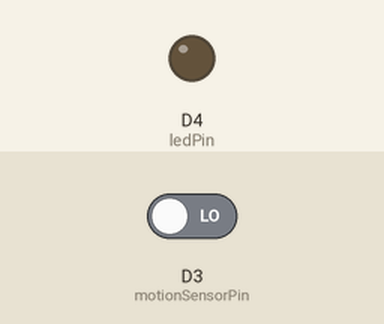
Bench run of a sketch on a simulated ESP8266 (NodeMCU). On the bench: output pins drawn as LEDs (lit = HIGH). The inputs (shaded band) are chosen by the test bench; at power-on: D3 (motionSensorPin) LOW. WiFi joins after 1.5 s; servers stay silent unless stated; what the sketch prints to the serial monitor is not drawn.

Above: at 3.0 s.
3.1 s: D3 (motionSensorPin) driven HIGH
At 4.5 s:
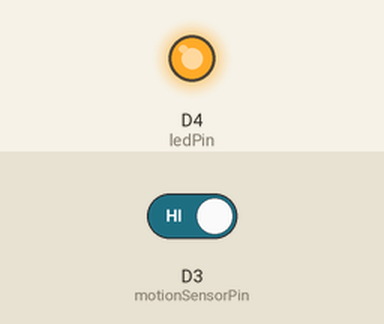
5.3 s: D3 (motionSensorPin) driven LOW
At 7.2 s:
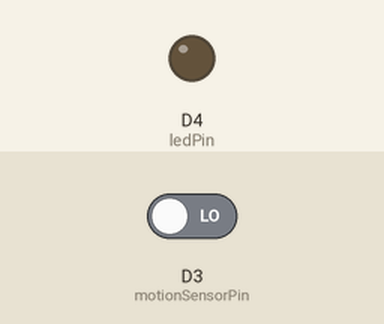
Timing chart, 0 to 8.7 s (numbered marks = the images above; inputs shaded):
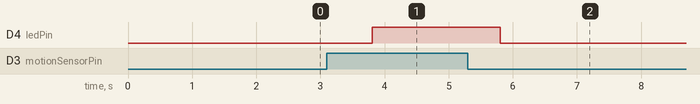

Measured:
- after the input at 3.1 s, D4 (ledPin): LOW → HIGH after 0.70 s
- after the input at 5.3 s, D4 (ledPin): HIGH → LOW after 0.50 s

The sketch:

Smart_lighting.ino
```cpp
#define BLYNK_PRINT Serial
#define BLYNK_TEMPLATE_ID "TMPL6W1h4pQ2q"
#define BLYNK_TEMPLATE_NAME "Quickstart Template"
#define BLYNK_AUTH_TOKEN "3ldRd1K64haCfdSHfnGUNKaeSi6ChPPV"

#include <ESP8266WiFi.h>
#include <BlynkSimpleEsp8266.h>
#include <Wire.h>
#include <Adafruit_Sensor.h>
#include <Adafruit_BME280.h>

char auth[] = "3ldRd1K64haCfdSHfnGUNKaeSi6ChPPV";
char ssid[] = "UiTiOt-E3.1";
char pass[] = "UiTiOtAP";


BlynkTimer timer;
const int motionSensorPin = D3; // Chân D3 cho cảm biến chuyển động
const int ledPin = D4; // Chân D4 cho đèn LED
int motionState = LOW;
int sec = 0;
unsigned long motionStartTime = 0;
const unsigned long motionTimeout = 1 * 60 * 1000; // 7 phút

void setup() {
  Serial.begin(115200);
  Blynk.begin(BLYNK_AUTH_TOKEN, ssid, pass);

  pinMode(motionSensorPin, INPUT);
  pinMode(ledPin, OUTPUT);

  //timer.setInterval(1000, checkMotionState);
}

void loop() {
  Blynk.run();
  checkMotionState();
  delay(1000);
}

/*BLYNK_WRITE(V1)
{
  //sec = param.asInt();
  Serial.print("Blynk.Cloud");

}*/
/*BLYNK_WRITE(V1) {
    sec = param.asInt();
}*/

void checkMotionState() {
  int newMotionState = digitalRead(motionSensorPin);

    if (newMotionState == 1) {
      // Phát hiện chuyển động, bật đèn
      digitalWrite(ledPin, HIGH);
      Serial.print("on");
      //Blynk.virtualWrite(V1, "Motion Detected!");
      //motionStartTime = millis(); // Ghi lại thời điểm bắt đầu phát hiện chuyển động
    } else {
      // Không có chuyển động, tắt đèn
      digitalWrite(ledPin, LOW);
      Serial.print("off");
      //Blynk.virtualWrite(V1, "No Motion");
    }
    // Không có thay đổi trong trạng thái chuyển động, kiểm tra timeout
 /*   if (newMotionState == 1 && sec == 1) {
      Blynk.logEvent("notifications", "Phát hiện có xâm nhập");
    }
  */
}
```
